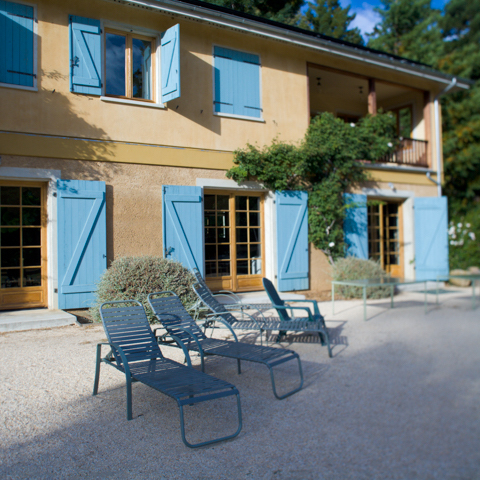
#> input picture assets/a0016.jpg, 480 x 480 px, found by its file name
$ python nlm.py   (older library calls are emulated)
#> lines starting #> are read from the running program, lines starting #| are printed output that depends on the picture; long printed decimals are rounded
# -*- coding: utf-8 -*-
# @Time : 2023/5/5 16:19
# @Author : zihua.zeng
# @File : nlm.py


import cv2
import numpy as np


def psnr(A, B):
    return 10 * np.log(255 * 255.0 / (((A.astype(np.float) - B) ** 2).mean())) / np.log(10)


def double2uint8(I, ratio=1.0):
    return np.clip(np.round(I * ratio), 0, 255).astype(np.uint8)


def make_kernel(f):
    """
    生成高斯核，越靠近中心位置的像素，权重越高
    """
    kernel = np.zeros((2 * f + 1, 2 * f + 1))
    for d in range(1, f + 1):
        kernel[f - d:f + d + 1, f - d:f + d + 1] += (1.0 / ((2 * d + 1) ** 2))
    return kernel / kernel.sum()


def NLmeansfilter(I, h_=10, templateWindowSize=5, searchWindowSize=11):
    f = templateWindowSize // 2
    t = searchWindowSize // 2
    height, width = I.shape[:2]
    padLength = t + f
    I2 = np.pad(I, padLength, 'symmetric')
    kernel = make_kernel(f)
    h = (h_ ** 2)
    I_ = I2[padLength - f:padLength + f + height, padLength - f:padLength + f + width]

    average = np.zeros(I.shape)
    sweight = np.zeros(I.shape)
    wmax = np.zeros(I.shape)
    for i in range(-t, t + 1):
        for j in range(-t, t + 1):
            if i == 0 and j == 0:
                continue
            I2_ = I2[padLength + i - f:padLength + i + f + height, padLength + j - f:padLength + j + f + width]
            w = np.exp(-cv2.filter2D((I2_ - I_) ** 2, -1, kernel) / h)[f:f + height, f:f + width]
            sweight += w
            wmax = np.maximum(wmax, w)
            average += (w * I2_[f:f + height, f:f + width])
    # 原图像需要乘于最大权重参与计算
    average += (wmax * I)
    # sweight 为 weight 之和，用于计算 weight 的归一化
    sweight += wmax
    # 除于 sweight 获得均值，也就是降噪后的图
    return average / sweight


if __name__ == '__main__':
    import matplotlib.pyplot as plt

    I = cv2.imread('assets/a0016.jpg', 0)
#> I: shape (480, 480); min 0, max 255, mean 115.1
    sigma = 20.0
    I1 = double2uint8(I + np.random.randn(*I.shape) * sigma)
#> in double2uint8, `return np.clip(np.round(I * ratio), 0, 255).astype(np.uint8)`:
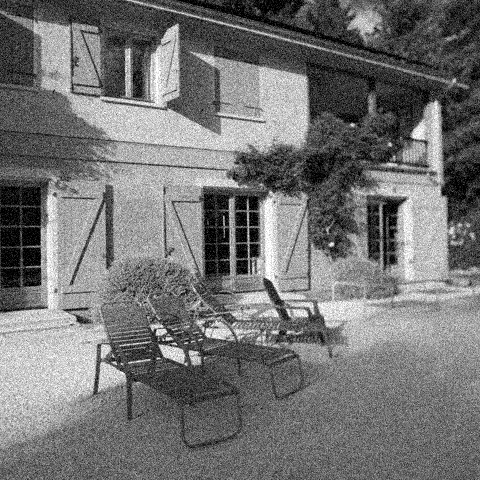
#> returned value: shape (480, 480); min 0, max 255, mean 115.4

    plt.imshow(I1, cmap="gray")
    plt.show()

    print('噪声图像PSNR', psnr(I, I1))
#| 噪声图像PSNR 22.236
    R1 = cv2.medianBlur(I1, 5)
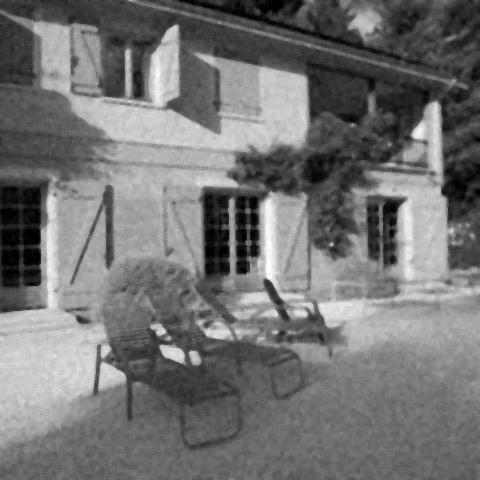
#> R1: shape (480, 480); min 0, max 255, mean 115.2
    print('中值滤波PSNR', psnr(I, R1))
#| 中值滤波PSNR 25.464
    R2 = cv2.fastNlMeansDenoising(I1, None, sigma, 5, 11)
    print('opencv的NLM算法', psnr(I, R2))
#| opencv的NLM算法 29.247

    plt.imshow(R2, cmap="gray")
    plt.show()

    R3 = double2uint8(NLmeansfilter(I1.astype(np.float), sigma, 5, 11))
#> in NLmeansfilter, `I2 = np.pad(I, padLength, 'symmetric')`:
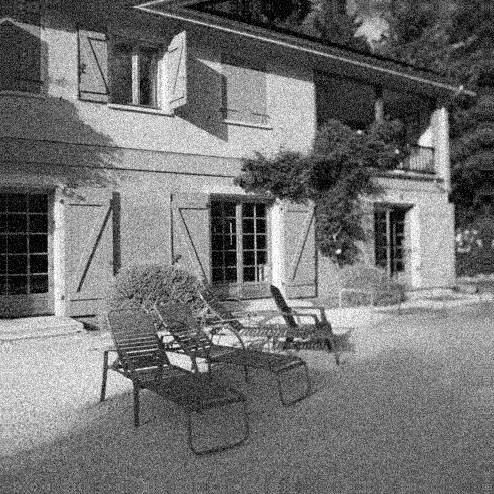
#> I2: shape (494, 494) float64; min 0, max 255, mean 113.7
#> in NLmeansfilter, `I_ = I2[padLength - f:padLength + f + height, padLength - f:padLength ..`:
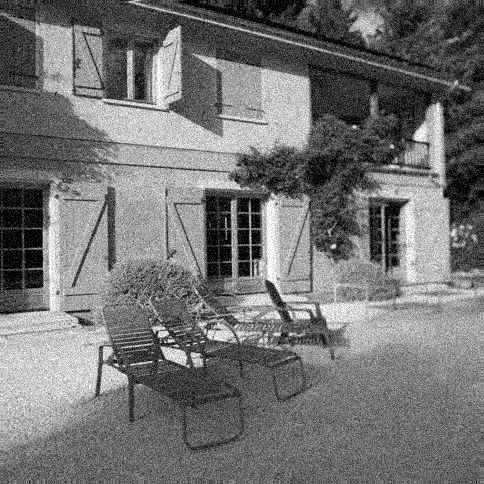
#> I_: shape (484, 484) float64; min 0, max 255, mean 114.9
#> after the loop in NLmeansfilter, `for i in range(-t, t + 1):`:
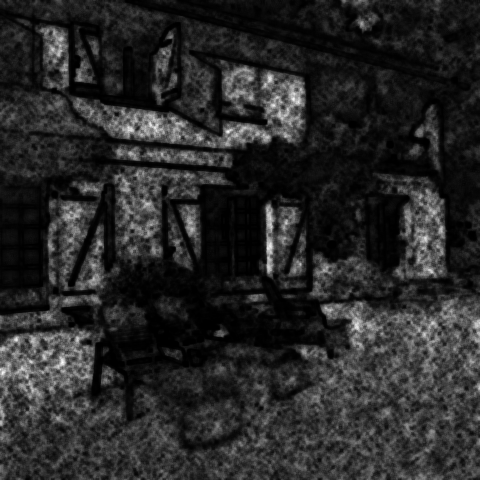
#> average: shape (480, 480) float64; min 0.00895, max 8725.7, mean 1388.1; drawn with min black and max white
#> after the loop in NLmeansfilter, `for i in range(-t, t + 1):`:
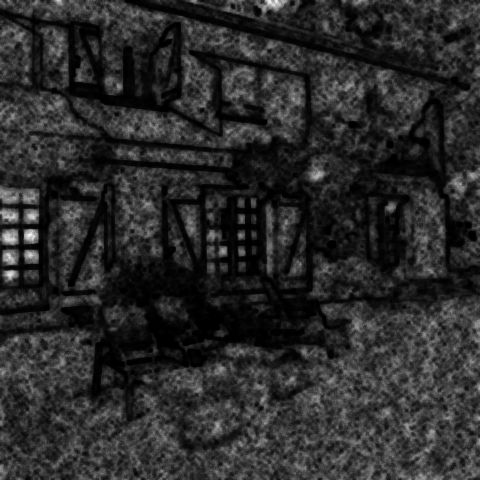
#> sweight: shape (480, 480) float64; min 9.45e-05, max 72.09, mean 12.2; drawn with min black and max white
#> after the loop in NLmeansfilter, `for i in range(-t, t + 1):`:
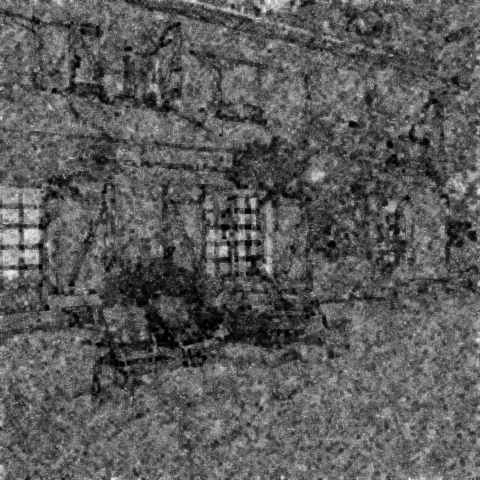
#> wmax: shape (480, 480) float64; min 4.02e-05, max 0.946, mean 0.356
    print('NLM PSNR', psnr(I, R3))
#| NLM PSNR 29.833
    plt.imshow(R3, cmap="gray")
    plt.show()

$ run again, with assets/camp_lq.jpg copied over assets/a0016.jpg
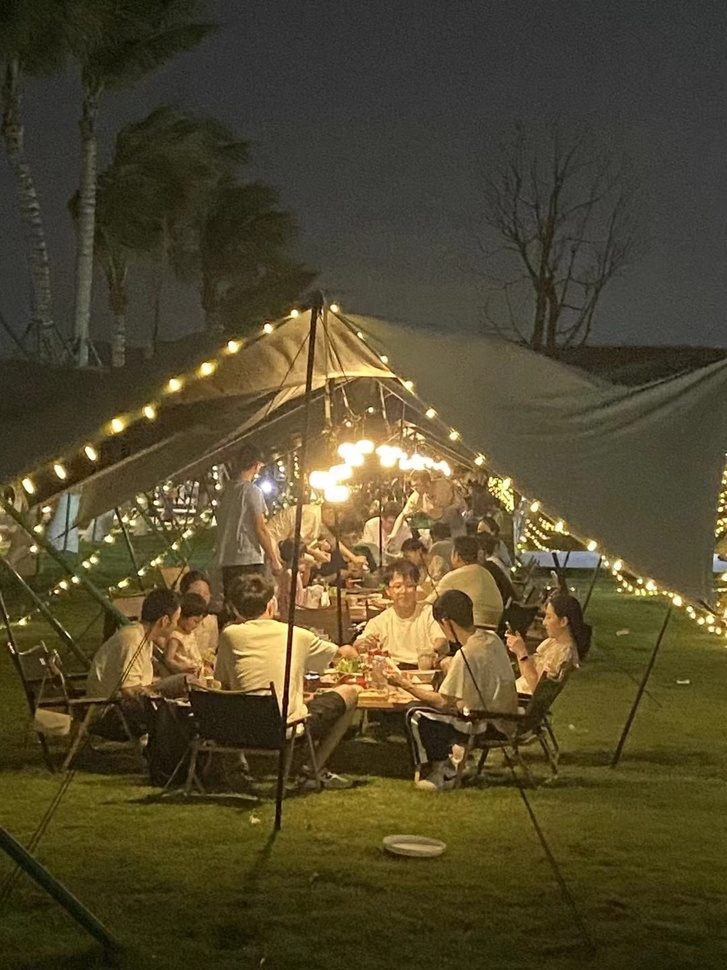
#> input picture assets/camp_lq.jpg, 727 x 970 px, shrunk from 1080 x 1440 before the run, found by its file name
#| 噪声图像PSNR 22.206
#| 中值滤波PSNR 27.823
#| opencv的NLM算法 30.771
#> after the loop in NLmeansfilter, `for i in range(-t, t + 1):`:
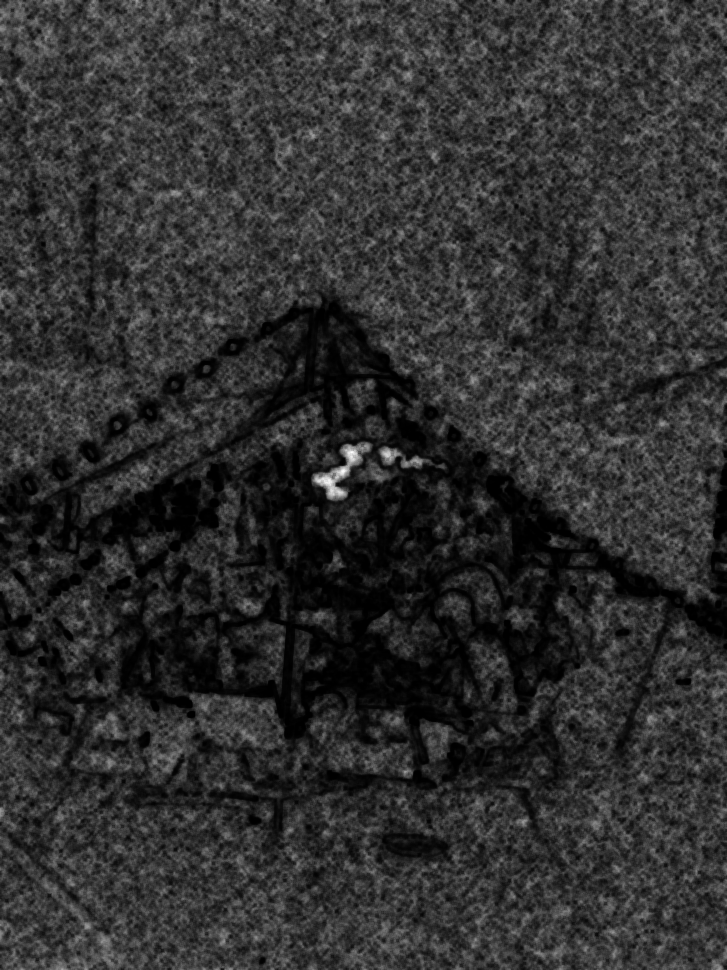
#> sweight: shape (970, 727) float64; min 4.41e-05, max 81.53, mean 15.3; drawn with min black and max white
#> after the loop in NLmeansfilter, `for i in range(-t, t + 1):`:
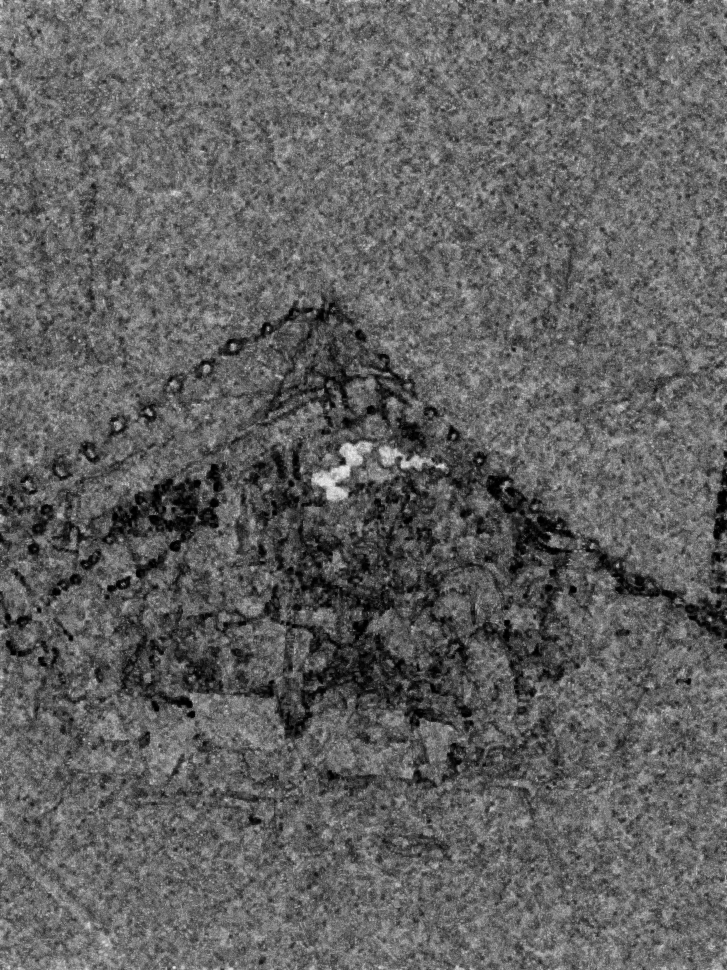
#> wmax: shape (970, 727) float64; min 2.03e-05, max 0.94, mean 0.382
#| NLM PSNR 31.155

$ run again, with assets/test_denoise.png saved as assets/a0016.jpg
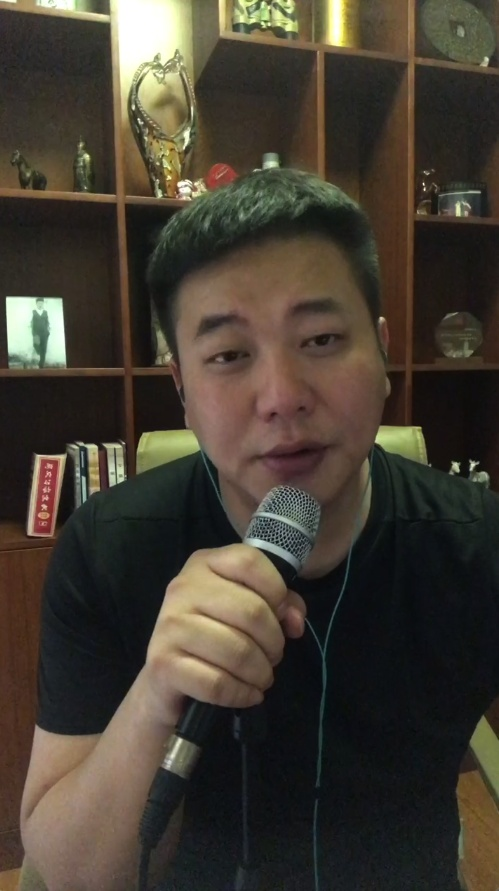
#> input picture assets/test_denoise.png, 499 x 891 px, found by its file name
#| 噪声图像PSNR 22.576
#| 中值滤波PSNR 30.461
#| opencv的NLM算法 33.288
#> after the loop in NLmeansfilter, `for i in range(-t, t + 1):`:
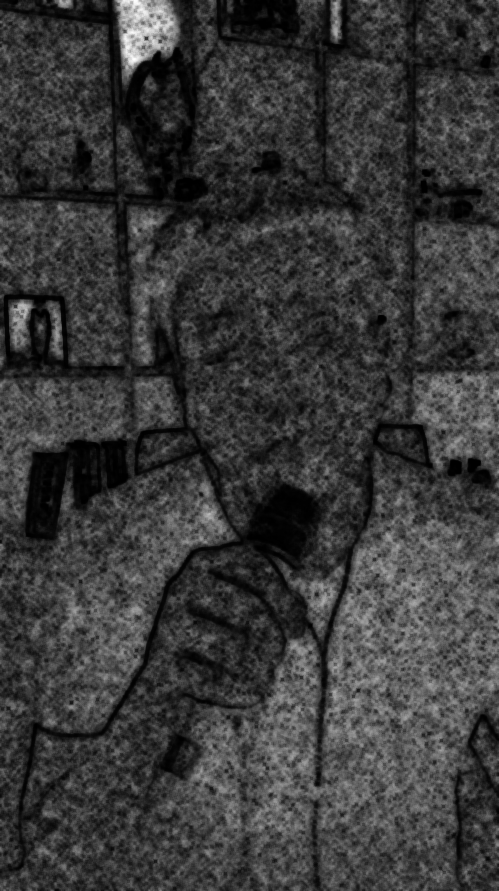
#> sweight: shape (891, 499) float64; min 0.00177, max 91.03, mean 20.6; drawn with min black and max white
#> after the loop in NLmeansfilter, `for i in range(-t, t + 1):`:
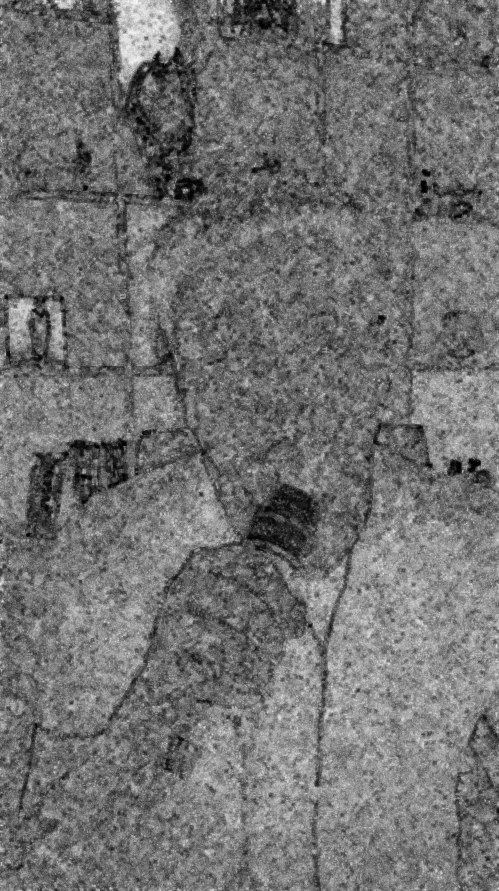
#> wmax: shape (891, 499) float64; min 0.000871, max 0.969, mean 0.446
#| NLM PSNR 33.469
